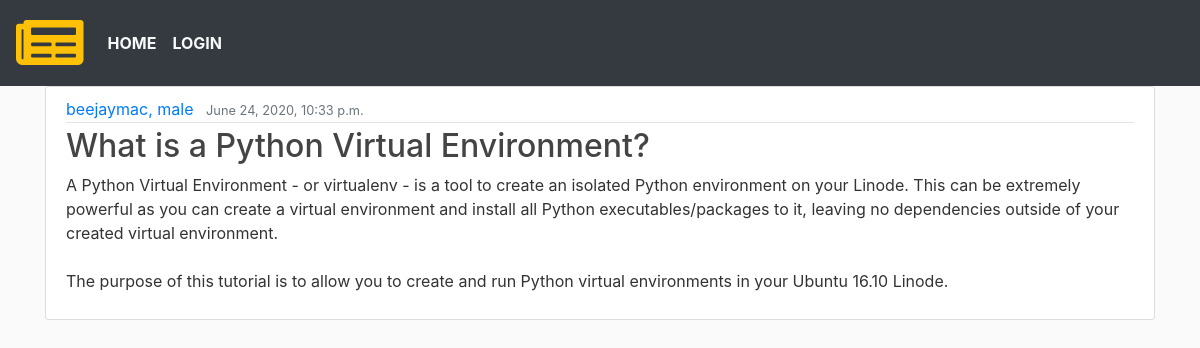
The app's page /home/post/1/ with its own data.
### blog/models.py (models this page shows, shortened)
class Post(models.Model):
    title = models.CharField(max_length=100)
    content = models.TextField()
    created = models.DateTimeField(default= timezone.now)
    author = models.ForeignKey(User, on_delete=models.CASCADE)
    gender = models.CharField( max_length=30, choices=(
        ('male','Male'),
        ('famale', 'Female'),
    ))

### blog/views.py (the view)
# urls.py: path('post/<int:pk>/', PostDetailView.as_view(), name='post-detail' ),
class PostDetailView(DetailView):
    model = Post
    template_name = 'post_detail.html'

### blog/templates/post_detail.html (shortened to what this page needs)
{% extends 'base.html' %}
{% block content %}
    <article class="media content-section">
        <div class="media-body">
          <div class="article-metadata">
            <a class="mr-2" href="#">{{ object.author }}, {{post.gender}}</a>
            <small class="text-muted">{{ post.created }}</small>
          </div>
          <h2 class="aticle-title">{{ object.title }}</h2>
          <p class="article-content">{{ object.content }} </p>
        </div>
      </article>
{% endblock content %}

### blog/static/css/main.css (style rules this page uses)
* { padding: 0; margin: 0; }
body { background: #fafafa; color: #333333; }
h1, h2, h3, h4, h5, h6 { color: #444444; }
.content-section { background: #ffffff; padding: 10px 20px; border: 1px solid #dddddd; border-radius: 3px; margin-bottom: 20px; }
.article-content { white-space: pre-line; }
.article-metadata { padding-bottom: 1px; margin-bottom: 4px; border-bottom: 1px solid #e3e3e3 }

### records on screen
Post: author "beejaymac", gender "male", created "June 24, 2020, 10:33 p.m.", title "What is a Python Virtual Environment?", content "A Python Virtual Environment - or virtualenv - is a tool to create an isolated Python environment on your Linode. This can be extremely powerful as you can create a virtual environment and install all Python executables/packages to it, leaving no dependencies outside of your created virtual environment. The purpose of this tutorial is to allow you to create and run Python virtual environments in your Ubuntu 16.10 Linode."
